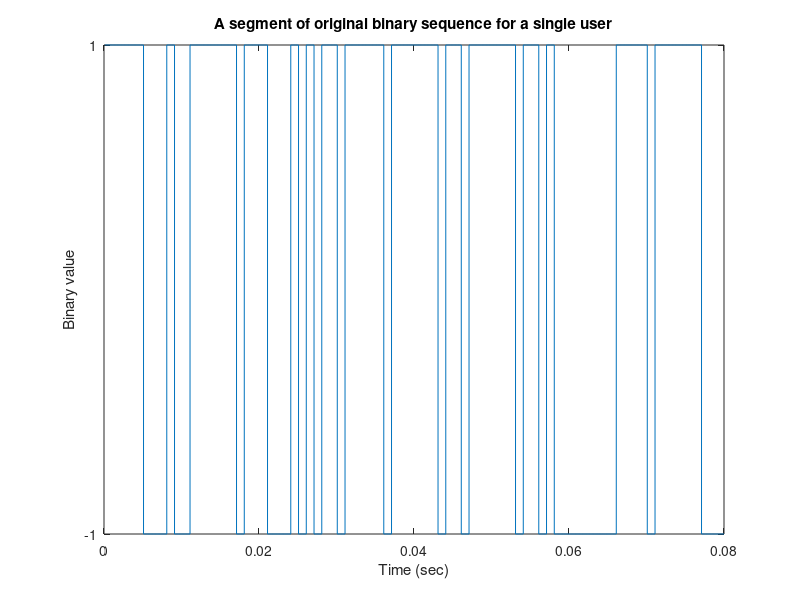
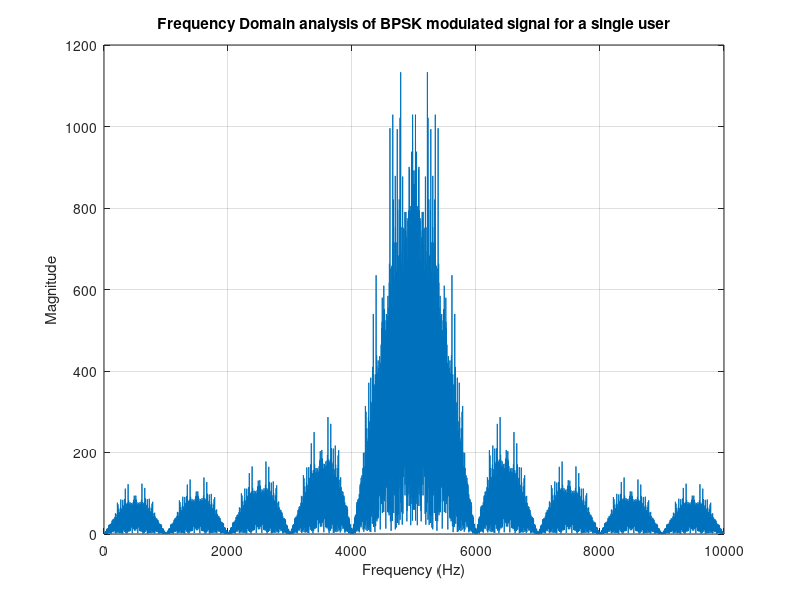
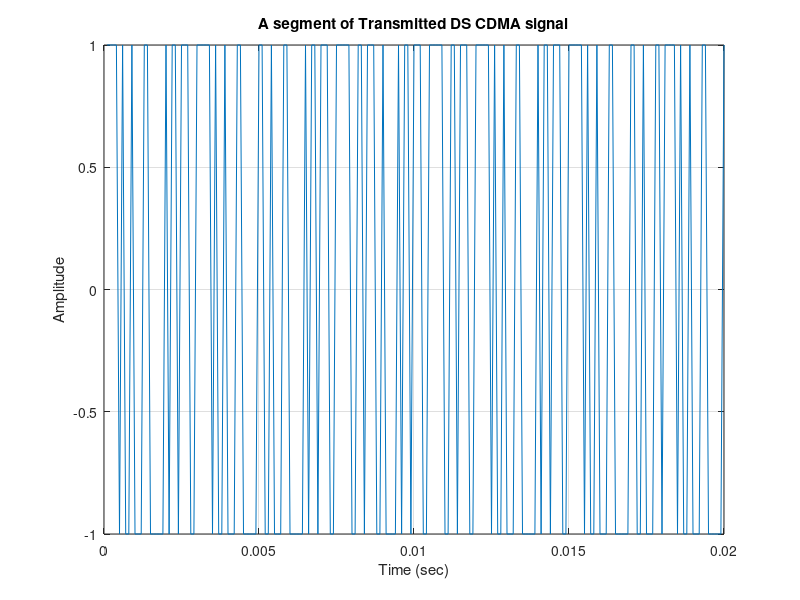

Reproduce these figures in MATLAB, in order. (Note: this script raises an error after producing the figures.)
clear all;
close all;

msg = round(rand(1, 1000));

trellis = poly2trellis(3, [6 7]);
user = convenc(msg, trellis);

length_user = length(user);
for i = 1:length_user
    if user(i) == 0
        user(i) = -1;
    end
end

fc = 5000;
eb = 0.5;
bitrate = 1000;
tb = 1 / bitrate;
chiprate = 10000;
tc = 1 / chiprate;

t = tc:tc:tb * length_user;

basebandsig = [];
for i = 1:length_user
    for j = tc:tc:tb
        if user(i) == 1
            basebandsig = [basebandsig 1];
        else
            basebandsig = [basebandsig -1];
        end
    end
end

figure(1)
stairs(t(1:800), basebandsig(1:800))
xlabel('Time (sec)')
ylabel('Binary value')
set(gca, 'ytick', [-1 1])
title('A segment of original binary sequence for a single user')

bpskmod = [];
for i = 1:length_user
    for j = tc:tc:tb
        bpskmod = [bpskmod sqrt(2 * eb) * user(i) * cos(2 * pi * fc * j)];
    end
end

number = length(t);
spectrum = abs(fft(bpskmod));
sampling_frequency = 2 * fc;
sampling_interval = 1 / sampling_frequency;

for i = 1:number
    frequency(i) = (1 / (number * sampling_interval)) * i;
end

figure(2)
plot(frequency, spectrum)
title('Frequency Domain analysis of BPSK modulated signal for a single user')
xlabel('Frequency (Hz)')
ylabel('Magnitude')
grid on

seed = [1 -1 1 -1];
pn = [];

for i = 1:length_user
    for j = 1:10
        pn = [pn seed(4)];
        if seed(4) == seed(3)
            temp = -1;
        else
            temp = 1;
        end
        seed(4) = seed(3);
        seed(3) = seed(2);
        seed(2) = seed(1);
        seed(1) = temp;
    end
end

pnupsampled = [];
len_pn = length(pn);

for i = 1:len_pn
    for j = 10 * tc:10 * tc:tb
        if pn(i) == 1
            pnupsampled = [pnupsampled 1];
        else
            pnupsampled = [pnupsampled -1];
        end
    end
end

sigtx = bpskmod .* pnupsampled;

figure(3)
plot(t(1:200), sigtx(1:200))
title('A segment of Transmitted DS CDMA signal')
xlabel('Time (sec)')
ylabel('Amplitude')
grid on

chan = rayleighchan(1 / chiprate, 100);
chan.ResetBeforeFiltering = 0;
fad = abs(filter(chan, ones(size(sigtx))));
fadedsig = fad .* sigtx;

snr_in_dBs = 0:1.0:10;

for m = 1:length(snr_in_dBs)
    ber(m) = 0.0;
    composite_signal = awgn(fadedsig, snr_in_dBs(m), 'measured');
    rx = composite_signal .* pnupsampled;

    demodcar = [];
    for i = 1:length_user
        for j = tc:tc:tb
            demodcar = [demodcar sqrt(2 * eb) * cos(2 * pi * fc * j)];
        end
    end

    bpskdemod = rx .* demodcar;
    len_dmod = length(bpskdemod);
    sum = zeros(1, len_dmod / 10);

    for i = 1:len_dmod / 10
        for j = (i - 1) * 10 + 1:i * 10
            sum(i) = sum(i) + bpskdemod(j);
        end
    end

    rxbits = [];
    for i = 1:length_user
        if sum(i) > 0
            rxbits = [rxbits 1];
        else
            rxbits = [rxbits 0];
        end
    end

    tblen = 3;
    delay = tblen;
    decoded = vitdec(rxbits, trellis, tblen, 'cont', 'hard');
    [~, rat] = biterr(decoded(delay + 1:end), msg(1:end - delay));
    ber(m) = rat;
end

figure(4)
plot(snr_in_dBs, ber)
xlabel('Signal to noise ratio (dB)')
ylabel('BER')
legend('BER simulation for a single user')
title('Coded BER simulation under AWGN and Rayleigh fading channel')
grid on
